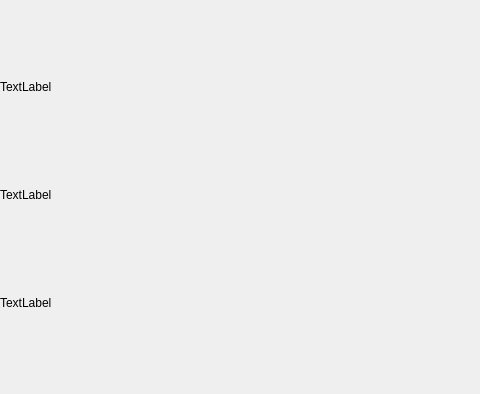
<?xml version="1.0" encoding="UTF-8"?>
<ui version="4.0">
 <class>Form</class>
 <widget class="QWidget" name="Form">
  <property name="geometry">
   <rect>
    <x>0</x>
    <y>0</y>
    <width>480</width>
    <height>394</height>
   </rect>
  </property>
  <property name="windowTitle">
   <string>Form</string>
  </property>
  <widget class="QWidget" name="verticalLayoutWidget">
   <property name="geometry">
    <rect>
     <x>0</x>
     <y>0</y>
     <width>471</width>
     <height>391</height>
    </rect>
   </property>
   <layout class="QVBoxLayout" name="verticalLayout">
    <item>
     <widget class="QLabel" name="title">
      <property name="maximumSize">
       <size>
        <width>250</width>
        <height>30</height>
       </size>
      </property>
      <property name="text">
       <string>TextLabel</string>
      </property>
     </widget>
    </item>
    <item>
     <widget class="QLabel" name="author">
      <property name="maximumSize">
       <size>
        <width>250</width>
        <height>30</height>
       </size>
      </property>
      <property name="text">
       <string>TextLabel</string>
      </property>
     </widget>
    </item>
    <item>
     <widget class="QLabel" name="datePublished">
      <property name="maximumSize">
       <size>
        <width>250</width>
        <height>30</height>
       </size>
      </property>
      <property name="text">
       <string>TextLabel</string>
      </property>
     </widget>
    </item>
   </layout>
  </widget>
 </widget>
 <resources/>
 <connections/>
</ui>
